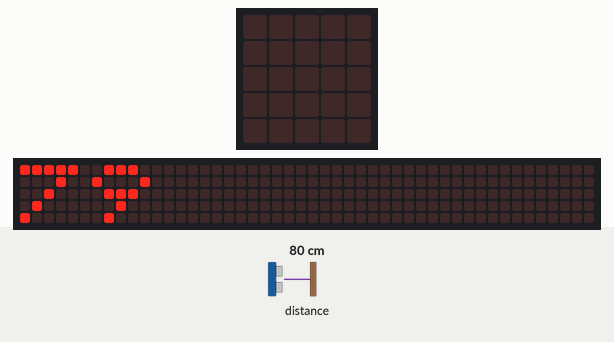
This program was run on a simulated BBC micro:bit (MakeCode). Shown: the board's 5×5 LED display, a strip that is not on the board, showing the scrolling text unrolled. The inputs (shaded band) are chosen by the test bench; at power-on: distance to the obstacle 80 cm. The echo pulse lasts 58.3 µs per cm; the 48×5 strip is a reading aid, not a part: it shows the text the display is scrolling, unrolled, one strip-width of it at a time. At 3.2 s the program stops and its outputs stay as they are.

Above: at 0.1 s.
At 0.5 s:
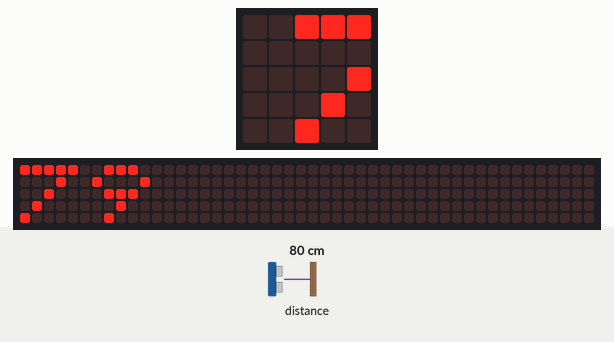
At 1.1 s:
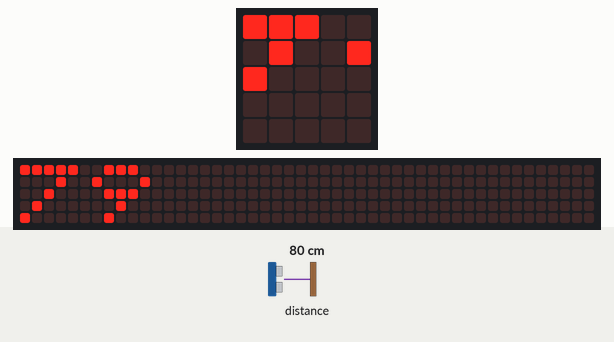
At 1.7 s:
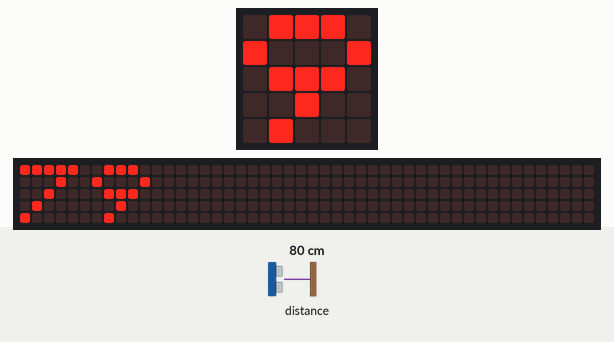
At 2.3 s:
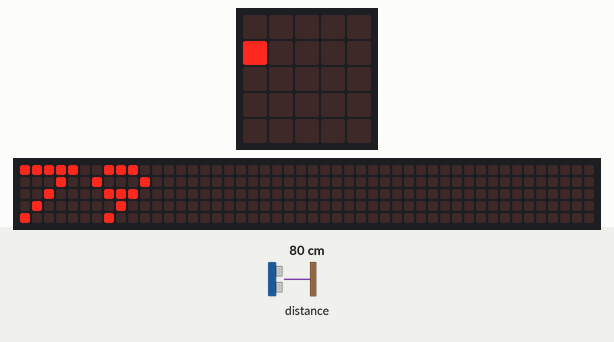

The program:

main.ts
```typescript
function measureDistance () {
    // トリガーピンを安定させてからパルス送信
    pins.digitalWritePin(DigitalPin.P7, 0)
    basic.pause(2)
    pins.digitalWritePin(DigitalPin.P7, 1)
    control.waitMicros(10)
    pins.digitalWritePin(DigitalPin.P7, 0)
    // EchoピンがHIGHの間の時間を測る（マイクロ秒）
    duration = pins.pulseIn(DigitalPin.P8, PulseValue.High)
    // 距離 = 時間 × 音速（0.034cm/μs）÷ 2（往復）
    distance = duration * 0.034 / 2
    // 結果を表示
    basic.showNumber(Math.round(distance))
    basic.pause(500)
}
let distance = 0
let duration = 0
measureDistance()
```

test.ts
```typescript
// テストはここに来ます。このパッケージが拡張機能として使用されるときにはコンパイルされません。
```
